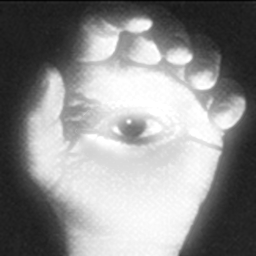
#> input picture Assignment4/blended_image2.png, 256 x 256 px
$ python Haar_wavelet.py blended_image2.png
#> lines starting #> are read from the running program, lines starting #| are printed output that depends on the picture; long printed decimals are rounded
import numpy as np
import matplotlib.pyplot as plt
import cv2
from pywt import dwt2, idwt2
import sys
from skimage.exposure import rescale_intensity
import pickle as pkl

gray_conversion = lambda rgb : np.dot(rgb[...,:3],[0.299 , 0.587, 0.114])


#matrix for conversion of rgb  to yuv
yuv_from_rgb = np.array([[ 0.299     ,  0.587     ,  0.114      ],
                         [-0.14714119, -0.28886916,  0.43601035 ],
                         [ 0.61497538, -0.51496512, -0.10001026 ]])


rgb_from_yuv = np.linalg.inv(yuv_from_rgb)

def psnr(I1,I2):
    if(len(I1.shape)==2 and len(I2.shape)==2):
        MSE = np.mean(np.power((I1-I2),2),dtype=np.float64)
        if(np.max(I1) > 1):
            R=255
        else:
            R=1
        psnr_val =10*np.log10(R**2/MSE)
    return psnr_val


#run length encoding which writes the image into an encoded file
def run_length_encoding(image):
    m,n = image.shape
    image= image.flatten()
    bitstream = ""
    skipped_zeros = 0
    for i in range(image.shape[0]):
        if(image[i]!=0):
            bitstream = bitstream + str(image[i]) + " "+ str(skipped_zeros)+ " "
            skipped_zeros=0
        else:
            skipped_zeros=skipped_zeros+1
    bitstream = str(m)+ " " + str(n) + " "+ bitstream + ";"
    return bitstream


#add gausian noise
def gaussian_noise(img,var=0.001,mean=0):
    image = img.copy()
    if len(image.shape)==2:
        m,n=image.shape
        sigma = var**0.5
        gaussian_matrix = np.random.normal(mean,sigma,(m,n))
        noise_image = image+gaussian_matrix
    if len(image.shape)>=3:
        noise_image = np.copy(image)
        sigma = var**0.5
        gaussian_matrix = np.random.normal(mean,sigma,(image.shape[0],image.shape[1]))
        for i in range(image.shape[2]):
            noise_image[:,:,i]=image[:,:,i]+gaussian_matrix
    return noise_image,gaussian_matrix


'''
 returns discrete haar transformation of an input image for one level in following way
        | LL | LH |
        |____|____|
        | HL | HH |
        |____|____|
'''
def haar2D(image):
    img = image.copy()
    assert len(img.shape)==2
    rows = img.shape[0]
    col= img.shape[1]
    res = img.copy()

    for i in range(rows):
        l = 0
        m = col//2
        for j in range(col//2):
            res[i][l] = (img[i,2*j] + img[i,2*j+1])/np.sqrt(2)
            l= l+1
            res[i][m] = (img[i,2*j]-img[i,2*j+1])/np.sqrt(2)
            m=m+1

    result_img = np.zeros(res.shape)
    for i in range(col):
        for j in range(rows//2):
            result_img[j][i] = (res[2*j][i] +res[2*j+1][i])/np.sqrt(2)
            result_img[rows//2+j][i] = (res[2*j][i] - res[2*j+1][i])/np.sqrt(2)

    #approximation
    LL = result_img[:rows//2,:col//2]

    #details coef- Horizontal
    LH= result_img[:rows//2,col//2:]

    #details coef - Vertical
    HL = result_img[rows//2:,:col//2]

    #details coef - Diagonal
    HH= result_img[rows//2:,col//2:]

    coefficients = dict()
    coefficients["LH"] = LH
    coefficients["HL"] = HL
    coefficients["HH"] = HH
    return result_img,LL,coefficients


'''
perform haar transform of an image for given number of levels
@returns
    haar_result - a 2d matrix of details and approximation in top left corner
    LL          -  aprromixatio coefficient after haar transformation for given number of levels
    details coefficients
'''
def haar_transform(image,levels=None,K=None):
    img = image.copy()
    m,n = img.shape
    detail_coef = dict()
    if(levels is not None):
        assert np.power(2,levels)<=m
    haar_result,LL,_coef  = haar2D(img)
    m=m//2
    n = n//2
    level =1
    detail_coef["level_"+str(level)] = _coef
    if(m==n):
        if(levels is not None):
            while(level!=levels):
                res,L,_coef = haar2D(LL)
                haar_result[:m,:n] = res
                LL = L
                m = m//2
                n = n//2
                level = level+1
                # if(threshold is not None):
                #     for key,value in _coef.items():
                #         _coef[key] = np.where(np.abs(_coef[key])<threshold,0,_coef[key])
                detail_coef["level_"+str(level)] = _coef
        else:
            while(m!=1):
                res,L,_coef = haar2D(LL)
                haar_result[:m,:n] = res
                LL = L
                m = m//2
                n = n//2
                level = level+1
                # if(threshold is not None):
                #     for key,value in _coef.items():
                #         _coef[key] = np.where(np.abs(_coef[key])<threshold,0,_coef[key])
                detail_coef["level_"+str(level)] = _coef
    return haar_result,LL,detail_coef


'''
 @inputs
    a - approximation coefficient matrix
    detail coefficient after haar transformation
    haar_forward - a 2d matrix containing approximation and details coefficients
    K- input for thresholding(retain top K% details coefficients and others are converted to zero)
    softT --> for soft thresholding
    HardT --> for hard thresholding
@returns - details coefficients after thresholding and haar 2d matrix after threshodling
'''
def thresholdingWaveletCoef(a,detail_coef,haar_forward,K):
    total_levels = len(detail_coef)
    k = total_levels
    x,y = a.shape
    haar_forward = haar_forward.astype(np.float32)
    wavelet_coef = np.array(list(haar_forward[x:,y:].flatten()) + list(haar_forward[x:,:y].flatten()))
    wavelet_coef = np.unique(np.round(wavelet_coef,decimals=1))
    threshold_val = np.percentile(np.abs(wavelet_coef),100-K)
    print(threshold_val)
    while(k!=1):
        for key,value in detail_coef["level_"+str(k)].items():
             detail_coef["level_"+str(k)][key] = np.where(np.abs(detail_coef["level_"+str(k)][key])<threshold_val,0,detail_coef["level_"+str(k)][key])
        k = k-1
    haar_forward = np.where(np.abs(haar_forward)<threshold_val,0,haar_forward)
    return detail_coef,haar_forward.astype(np.float32)


'''
perform inverse haar 2D
'''
def inverseHaar2D(a,detail_coef,level=None,threshold=None,softT=False,HardT = False):
    total_levels = len(detail_coef)
    k = total_levels
    for i in range(total_levels):
        detail_coef_level = detail_coef["level_"+str(k)]
        LL = a

        LH = detail_coef_level['LH']
        HL = detail_coef_level['HL']
        HH = detail_coef_level['HH']
        if(threshold is not None):
            if(HardT==True):
                LH = np.where(np.abs(LH)>threshold,LH,0)
                HL = np.where(np.abs(HL)>threshold,HL,0)
                HH = np.where(np.abs(HH)>threshold,HH,0)
            if(softT==True):
                LH = np.where(LH>threshold,LH-threshold,LH)
                LH = np.where(np.abs(LH)<threshold,0,LH)
                LH = np.where(LH<-threshold,LH+threshold,LH)

                HL = np.where(HL>threshold,HL-threshold,HL)
                HL = np.where(np.abs(HL)<threshold,0,HL)
                HL = np.where(HL<-threshold,HL+threshold,HL)

                HH = np.where(HH>threshold,HH-threshold,HH)
                HH = np.where(np.abs(HH)<threshold,0,HH)
                HH = np.where(HH<-threshold,HH+threshold,HH)

        L = np.hstack((LL,LH))
        H = np.hstack((HL,HH))
        haar_t = np.vstack((L,H))

        res = np.zeros(haar_t.shape)
        for i in range(res.shape[1]):
            for j in range(res.shape[0]//2):
                res[2*j][i] = (haar_t[j][i]+haar_t[res.shape[0]//2+j][i])/np.sqrt(2)
                res[2*j+1][i] = (haar_t[j][i]-haar_t[res.shape[0]//2+j][i])/np.sqrt(2)

        new_approx = np.zeros((res.shape[0],res.shape[1]))
        for i in range(res.shape[0]):
            for j in range(res.shape[1]//2):
                new_approx[i][2*j] = (res[i][j]+res[i][(res.shape[1]//2)+j])/np.sqrt(2)
                new_approx[i][2*j+1] = (res[i][j]-res[i][(res.shape[1]//2)+j])/np.sqrt(2)
        a = new_approx
        k = k-1

    return new_approx

def yuv2rgb(yuv):
    return np.clip(np.dot(yuv,rgb_from_yuv),0,1)


'''
uncompress encoded file(run length encoded file)
'''
def uncompress(file):
    with open(file, "rb") as f:
        stream = pkl.load(f)
        f.close()
    stream = stream.split(" ")
    m = int(stream[0])
    n = int(stream[1])
    img = np.zeros((m*n,))
    i = 2
    k = 0
    skipped_zeros = 0
    while(k<m*n):
        if(stream[i]==";"):
            break

        try:

            img[k] =float(stream[i])
        except:
            pass

        if(i+3<len(stream)):
            skipped_zeros = int(''.join(filter(str.isdigit, stream[i+3])))

        if(skipped_zeros!=0):
            k=k+skipped_zeros+1
        else:
            k=k+1
        i=i+2
    img = img.reshape((m,n))
    return img


'''
@input - detail coefficients and haar_transform 2D matrix
 returns a dictionary of detail coefficients where keys are level number and value are detail coefficient matrix
'''
def haarmatrix2detailCoef(a,haar_transform):
    m,n = haar_transform.shape
    M = m
    N = n
    x,y = a.shape
    detail_coef = dict()
    level=1
    while(m!=x):
        curr_dict = {}
        curr_dict["LH"] = haar_transform[:int(m//2),int(n//2):n]
        curr_dict["HL"] = haar_transform[int(m//2):m,:int(n//2)]
        curr_dict["HH"] = haar_transform[int(m//2):m,int(n//2):n]
        detail_coef["level_"+str(level)] = curr_dict
        level =level+1
        m=int(m//2)
        n = int(n//2)
    return detail_coef


def bitstring_to_bytes(s):
    return int(s, 2).to_bytes(len(s) // 8, byteorder='big')

if __name__ == "__main__":

    #read input and converts it into YUV and take only Y-CHANNEL for further processing
    img_file = sys.argv[1]
    orig_img  = plt.imread(img_file)
#> orig_img is the input picture: shape (256, 256, 3) float32; min 0.0196, max 1, mean 0.557

    img = orig_img.copy()
    if(len(orig_img.shape)>=3):
        orig_img = orig_img[:,:,:3]
        YUV = np.dot(orig_img,yuv_from_rgb)
        orig_img = YUV[:,:,0]
#> orig_img: shape (256, 256) float64

    # cv2.imshow("original Y",orig_img)
    cv2.waitKey(0)

    #add gaussian noise
    orig_noised_img,_ = gaussian_noise(orig_img,var=0.01)
    YUV[:,:,0]=orig_noised_img
    rgb_noised = yuv2rgb(YUV)
    rgb_noised = rescale_intensity(rgb_noised,in_range =(rgb_noised.min(),rgb_noised.max()),out_range=(0,255)).astype('uint8')
    rgb_noised_BGR = cv2.cvtColor(rgb_noised, cv2.COLOR_RGB2BGR)
    # cv2.imshow("original noised",rgb_noised_BGR)
    cv2.waitKey(0)


    #forward wavelet transform
    haar_result,a,detail_coef = haar_transform(orig_noised_img)
#> after the loop in haar2D, `for i in range(col):`:
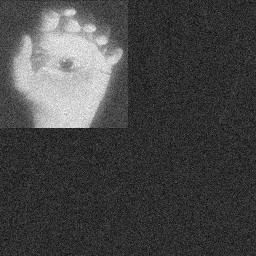
#> result_img: shape (256, 256) float64; min -0.413, max 1.87, mean 0.213; drawn with min black and max white
#> in haar2D, `HH= result_img[rows//2:,col//2:]`:
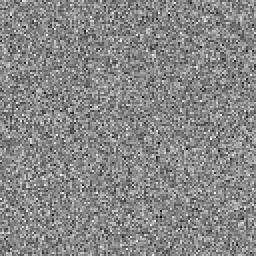
#> HH: shape (128, 128) float64 (shown 2 times larger); min -0.413, max 0.366, mean 0.00144; drawn with min black and max white
#> the loop in haar_transform, `while(m!=1):` made 7 passes
#> LL on pass 6: [[44.22, 51.91], [59.76, 62.42]]
#> (img in haar2D, res, L, LL) on pass 7: ([[44.22, 51.91], [59.76, 62.42]], [[109.2, -5.17], [-13.03, -2.51]], [109.2], [109.2])
#> after the loop in haar_transform, `while(m!=1):`:
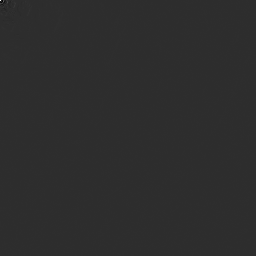
#> haar_result: shape (256, 256) float64; min -23.92, max 109.2, mean 0; drawn with min black and max white
#> after the loop in haar_transform, `while(m!=1):`: detail_coef = 8 items; level = 8; m = 1
#> a = [109.2]; detail_coef = 8 items

    # cv2.imshow("haar_results for noised image",haar_result)
    cv2.waitKey(0)

    #run length encoding
    print("thresholding...")

    '''
    #perform thresholding for details coefficients as given K-value
    # and return details coefficients in dictionary format for each level and haar_2d matrix
    '''
    detail_coef_after_thresholding,haar_result_after_thresholding = thresholdingWaveletCoef(a,detail_coef,haar_result,50)
#> in thresholdingWaveletCoef, `total_levels = len(detail_coef)`: total_levels = 8
#> in thresholdingWaveletCoef, `wavelet_coef = np.unique(np.round(wavelet_coef,decimals=1))`: wavelet_coef = 87 values from -23.9 to 25.4
#> in thresholdingWaveletCoef, `threshold_val = np.percentile(np.abs(wavelet_coef),100-K)`: threshold_val = 2.2
#| 2.200
#> the loop in thresholdingWaveletCoef, `while(k!=1):` made 7 passes
#> k on passes 1 to 7: 7, 6, 5, 4, 3, 2, 1
#> after the loop in thresholdingWaveletCoef, `while(k!=1):`: detail_coef = 8 items; k = 1
#> detail_coef_after_thresholding = 8 items
    print("run length encoding...")
    bitstream = run_length_encoding(haar_result_after_thresholding)
#> the loop in run_length_encoding, `for i in range(image.shape[0]):` made 65536 passes
#> bitstream on passes 1 to 3: '109.153404 0 ', '109.153404 0 -5.173918 0 ', '109.153404 0 -5.173918 0 -17.157097 0 '

    #writing encoded stream to file
    with open("encoded_file.pkl", "wb") as f:
        # f.write(bitstring_to_bytes(bitstream))
        # f.write(bitstr)
        pkl.dump(bitstream, f)
        f.close()

    #decompress image from encoded file as Haar_2D matrix
    rturn_img = uncompress("encoded_file.pkl")

    #get details coefficients from decompress haar_2d matrix and store it into dictionary
    # detail_coef = haarmatrix2detailCoef(a,rturn_img)

    #perform inverse haar transform for decompress coefficients
    inv_img = inverseHaar2D(a,detail_coef,threshold=0.3,HardT=True)
#> in inverseHaar2D, `total_levels = len(detail_coef)`: total_levels = 8
#> the loop in inverseHaar2D, `for i in range(total_levels):` made 8 passes
#> (LL, LH, HL, HH, k) on pass 1: ([109.2], [-5.17], [-13.03], [-2.51], 7)
#> (LH, HL, HH, H, k) on pass 2: ([[-17.16, 17.28], [-23.92, 25.37]], [[-15.16, -19.99], [9.11, 5.88]], [[0, 0], [7.81, -8.29]], [[-15.16, -19.99, 0, 0], [9.11, 5.88, 7.81, -8.29]], 6)
#> after the loop in inverseHaar2D, `for i in range(total_levels):`:
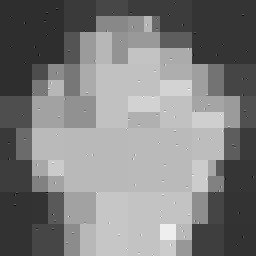
#> new_approx: shape (256, 256) float64; min -0.1, max 0.951, mean 0.426; drawn with min black and max white
#> after the loop in inverseHaar2D, `for i in range(total_levels):`:
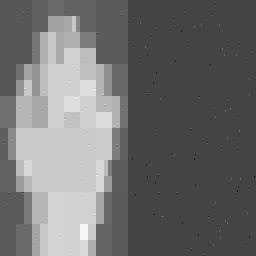
#> res: shape (256, 256) float64; min -0.489, max 1.32, mean 0.302; drawn with min black and max white
#> after the loop in inverseHaar2D, `for i in range(total_levels):`: k = 0
    print("psnr_val",psnr(inv_img,orig_img))
#> in psnr, `MSE = np.mean(np.power((I1-I2),2),dtype=np.float64)`: MSE = 0.016
#> in psnr, `psnr_val =10*np.log10(R**2/MSE)`: psnr_val = 17.97
#| psnr_val 17.965
    #perform inverse haar transform for thresholded coefficients
    # inv_img_orig = inverseHaar2D(a,detail_coef_after_thresholding)

    #decompressed image
    YUV[:,:,0] = inv_img
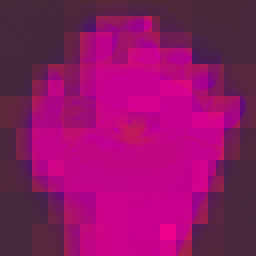
#> YUV: shape (256, 256, 3) float64; mean R, G, B 0.426, -0.121, 0.25; drawn with min black and max white
    back_rgb = yuv2rgb(YUV)
#> in yuv2rgb (call 2), `return np.clip(np.dot(yuv,rgb_from_yuv),0,1)`:
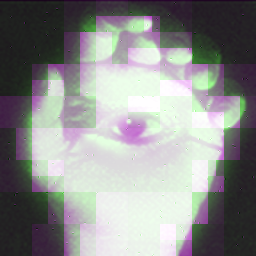
#> returned value: shape (256, 256, 3) float64; mean of channels 0, 1, 2 0.556, 0.557, 0.555; drawn as R, G, B

    # [5 lines of commented-out code are left out]
    plt.imsave("uncompressed_result_baboon.png",back_rgb)
    back_rgb =  rescale_intensity(back_rgb,in_range =(back_rgb.min(),back_rgb.max()),out_range=(0,255)).astype('uint8')
    back_bgr = cv2.cvtColor(back_rgb, cv2.COLOR_RGB2BGR)
    # cv2.imshow("haar",back_bgr)
    cv2.waitKey(0)
